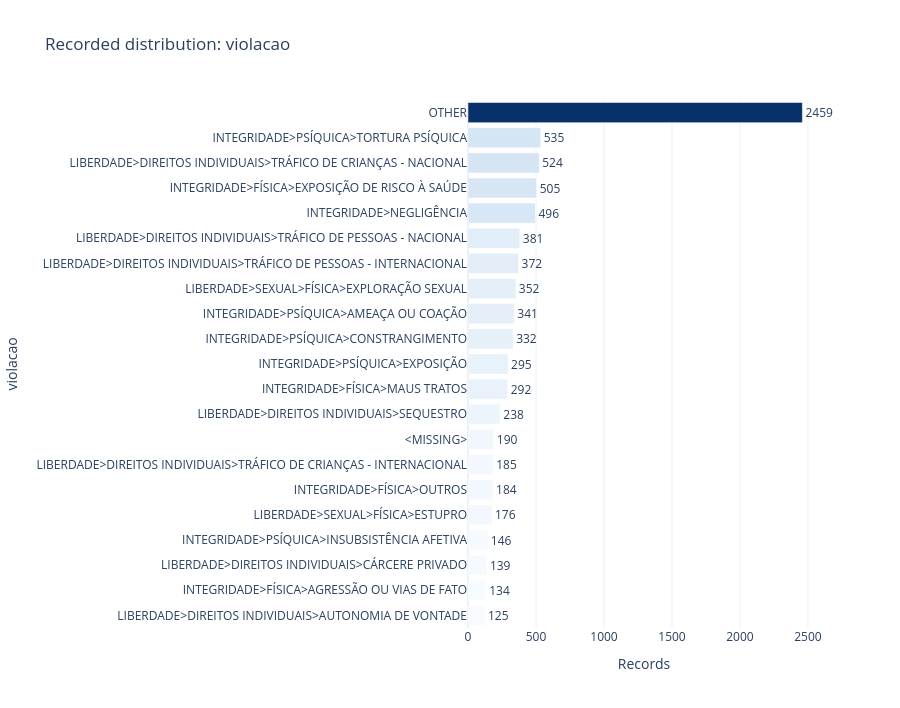
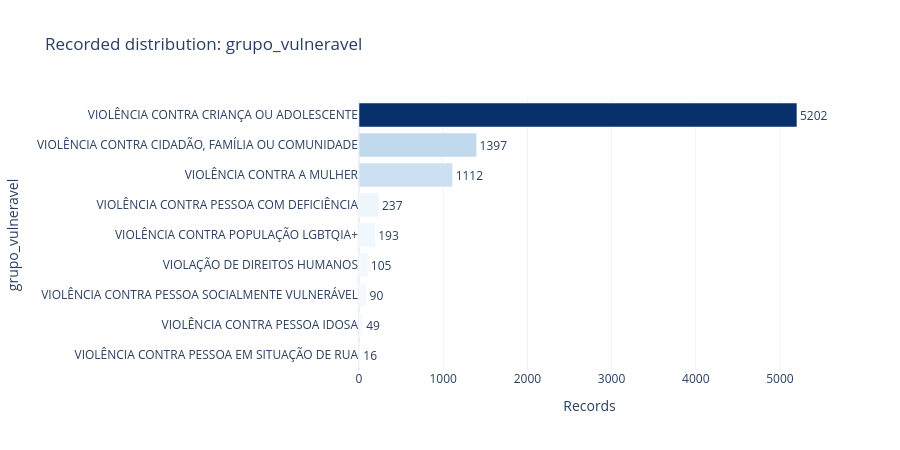
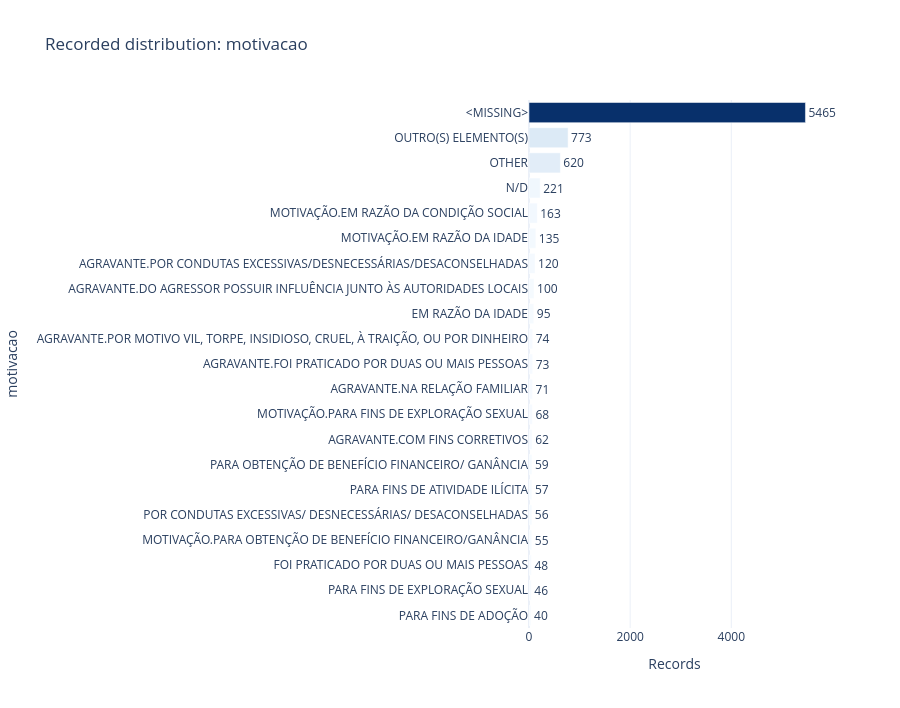

These figures' notebook cell, in order:
### Markdown cell above
## 4.8 Human rights violations and vulnerable groups

`violacao` may be hierarchical or repeated within a complaint. In record mode, the chart describes violation records. In complaint mode, it should be used only if the conflict table confirms that the variable is stable within `hash` or after a documented multi-label aggregation.

### Code cell
OUTCOME_VARIABLES = ["violacao", "grupo_vulneravel", "motivacao"]
outcome_tables = {}
for column in [c for c in OUTCOME_VARIABLES if c in df_analysis.columns]:
    fig, table = plot_frequency(
        df_analysis, column,
        title=f"Recorded distribution: {column}", top_n=TOP_N,
        include_missing=INCLUDE_MISSING_IN_CHARTS
    )
    fig.show()
    save_figure(fig, f"outcome_{column}.html")
    table.to_csv(TABLE_DIR / f"frequency_{column}.csv", index=False, encoding="utf-8-sig")
    outcome_tables[column] = table

### Figure 1 — Plotly figure (JSON) as saved in the notebook; plotly's stock layout.template omitted (floating-point values rounded to 4 significant figures)
{"data": [{"cliponaxis": false, "customdata": [[1.49, 1.52], [1.6, 1.63], [1.65, 1.69], [1.74, 1.78], [2.09, 2.14], [2.19, 2.24], [2.2, 2.25], [2.26, null], [2.83, 2.9], [3.48, 3.56], [3.51, 3.59], [3.95, 4.04], [4.06, 4.15], [4.19, 4.29], [4.43, 4.53], [4.54, 4.64], [5.9, 6.04], [6.01, 6.15], [6.24, 6.38], [6.37, 6.52], [29.28, null]], "hovertemplate": "Records=%{marker.color}<br>violacao=%{y}<br>percent_total=%{customdata[0]}<br>percent_valid=%{customdata[1]}<extra></extra>", "legendgroup": "", "marker": {"color": [125, 134, 139, 146, 176, 184, 185, 190, 238, 292, 295, 332, 341, 352, 372, 381, 496, 505, 524, 535, 2459], "coloraxis": "coloraxis", "pattern": {"shape": ""}}, "name": "", "orientation": "h", "showlegend": false, "text": [125.0, 134.0, 139.0, 146.0, 176.0, 184.0, 185.0, 190.0, 238.0, 292.0, 295.0, 332.0, 341.0, 352.0, 372.0, 381.0, 496.0, 505.0, 524.0, 535.0, 2459.0], "textposition": "outside", "type": "bar", "x": [125, 134, 139, 146, 176, 184, 185, 190, 238, 292, 295, 332, 341, 352, 372, 381, 496, 505, 524, 535, 2459], "xaxis": "x", "y": ["LIBERDADE>DIREITOS INDIVIDUAIS>AUTONOMIA DE VONTADE", "INTEGRIDADE>FÍSICA>AGRESSÃO OU VIAS DE FATO", "LIBERDADE>DIREITOS INDIVIDUAIS>CÁRCERE PRIVADO", "INTEGRIDADE>PSÍQUICA>INSUBSISTÊNCIA AFETIVA", "LIBERDADE>SEXUAL>FÍSICA>ESTUPRO", "INTEGRIDADE>FÍSICA>OUTROS", "LIBERDADE>DIREITOS INDIVIDUAIS>TRÁFICO DE CRIANÇAS - INTERNACIONAL", "<MISSING>", "LIBERDADE>DIREITOS INDIVIDUAIS>SEQUESTRO", "INTEGRIDADE>FÍSICA>MAUS TRATOS", "INTEGRIDADE>PSÍQUICA>EXPOSIÇÃO", "INTEGRIDADE>PSÍQUICA>CONSTRANGIMENTO", "INTEGRIDADE>PSÍQUICA>AMEAÇA OU COAÇÃO", "LIBERDADE>SEXUAL>FÍSICA>EXPLORAÇÃO SEXUAL", "LIBERDADE>DIREITOS INDIVIDUAIS>TRÁFICO DE PESSOAS - INTERNACIONAL", "LIBERDADE>DIREITOS INDIVIDUAIS>TRÁFICO DE PESSOAS - NACIONAL", "INTEGRIDADE>NEGLIGÊNCIA", "INTEGRIDADE>FÍSICA>EXPOSIÇÃO DE RISCO À SAÚDE", "LIBERDADE>DIREITOS INDIVIDUAIS>TRÁFICO DE CRIANÇAS - NACIONAL", "INTEGRIDADE>PSÍQUICA>TORTURA PSÍQUICA", "OTHER"], "yaxis": "y"}], "layout": {"barmode": "relative", "coloraxis": {"autocolorscale": false, "colorbar": {"title": {"text": "Records"}}, "colorscale": [[0, "rgb(247,251,255)"], [0.125, "rgb(222,235,247)"], [0.25, "rgb(198,219,239)"], [0.375, "rgb(158,202,225)"], [0.5, "rgb(107,174,214)"], [0.625, "rgb(66,146,198)"], [0.75, "rgb(33,113,181)"], [0.875, "rgb(8,81,156)"], [1, "rgb(8,48,107)"]], "showscale": false}, "height": 708, "legend": {"tracegroupgap": 0}, "title": {"text": "Recorded distribution: violacao"}, "xaxis": {"anchor": "y", "domain": [0, 1], "title": {"text": "Records"}}, "yaxis": {"anchor": "x", "domain": [0, 1], "title": {"text": "violacao"}}}}

### Figure 2 — Plotly figure (JSON) as saved in the notebook; plotly's stock layout.template omitted (floating-point values rounded to 4 significant figures)
{"data": [{"cliponaxis": false, "customdata": [[0.19, 0.19], [0.58, 0.58], [1.07, 1.07], [1.25, 1.25], [2.3, 2.3], [2.82, 2.82], [13.24, 13.24], [16.63, 16.63], [61.92, 61.92]], "hovertemplate": "Records=%{marker.color}<br>grupo_vulneravel=%{y}<br>percent_total=%{customdata[0]}<br>percent_valid=%{customdata[1]}<extra></extra>", "legendgroup": "", "marker": {"color": [16, 49, 90, 105, 193, 237, 1112, 1397, 5202], "coloraxis": "coloraxis", "pattern": {"shape": ""}}, "name": "", "orientation": "h", "showlegend": false, "text": [16.0, 49.0, 90.0, 105.0, 193.0, 237.0, 1112.0, 1397.0, 5202.0], "textposition": "outside", "type": "bar", "x": [16, 49, 90, 105, 193, 237, 1112, 1397, 5202], "xaxis": "x", "y": ["VIOLÊNCIA CONTRA PESSOA EM SITUAÇÃO DE RUA", "VIOLÊNCIA CONTRA PESSOA IDOSA", "VIOLÊNCIA CONTRA PESSOA SOCIALMENTE VULNERÁVEL", "VIOLAÇÃO DE DIREITOS HUMANOS", "VIOLÊNCIA CONTRA POPULAÇÃO LGBTQIA+", "VIOLÊNCIA CONTRA PESSOA COM DEFICIÊNCIA", "VIOLÊNCIA CONTRA A MULHER", "VIOLÊNCIA CONTRA CIDADÃO, FAMÍLIA OU COMUNIDADE", "VIOLÊNCIA CONTRA CRIANÇA OU ADOLESCENTE"], "yaxis": "y"}], "layout": {"barmode": "relative", "coloraxis": {"autocolorscale": false, "colorbar": {"title": {"text": "Records"}}, "colorscale": [[0, "rgb(247,251,255)"], [0.125, "rgb(222,235,247)"], [0.25, "rgb(198,219,239)"], [0.375, "rgb(158,202,225)"], [0.5, "rgb(107,174,214)"], [0.625, "rgb(66,146,198)"], [0.75, "rgb(33,113,181)"], [0.875, "rgb(8,81,156)"], [1, "rgb(8,48,107)"]], "showscale": false}, "height": 450, "legend": {"tracegroupgap": 0}, "title": {"text": "Recorded distribution: grupo_vulneravel"}, "xaxis": {"anchor": "y", "domain": [0, 1], "title": {"text": "Records"}}, "yaxis": {"anchor": "x", "domain": [0, 1], "title": {"text": "grupo_vulneravel"}}}}

### Figure 3 — Plotly figure (JSON) as saved in the notebook; plotly's stock layout.template omitted (floating-point values rounded to 4 significant figures)
{"data": [{"cliponaxis": false, "customdata": [[0.48, 1.36], [0.55, 1.57], [0.57, 1.63], [0.65, 1.87], [0.67, 1.91], [0.68, 1.94], [0.7, 2.01], [0.74, 2.11], [0.81, 2.32], [0.85, 2.42], [0.87, 2.49], [0.88, 2.52], [1.13, 3.24], [1.19, 3.41], [1.43, 4.09], [1.61, 4.6], [1.94, 5.55], [2.63, 7.53], [7.43, null], [9.2, 26.33], [65.05, null]], "hovertemplate": "Records=%{marker.color}<br>motivacao=%{y}<br>percent_total=%{customdata[0]}<br>percent_valid=%{customdata[1]}<extra></extra>", "legendgroup": "", "marker": {"color": [40, 46, 48, 55, 56, 57, 59, 62, 68, 71, 73, 74, 95, 100, 120, 135, 163, 221, 620, 773, 5465], "coloraxis": "coloraxis", "pattern": {"shape": ""}}, "name": "", "orientation": "h", "showlegend": false, "text": [40.0, 46.0, 48.0, 55.0, 56.0, 57.0, 59.0, 62.0, 68.0, 71.0, 73.0, 74.0, 95.0, 100.0, 120.0, 135.0, 163.0, 221.0, 620.0, 773.0, 5465.0], "textposition": "outside", "type": "bar", "x": [40, 46, 48, 55, 56, 57, 59, 62, 68, 71, 73, 74, 95, 100, 120, 135, 163, 221, 620, 773, 5465], "xaxis": "x", "y": ["PARA FINS DE ADOÇÃO", "PARA FINS DE EXPLORAÇÃO SEXUAL", "FOI PRATICADO POR DUAS OU MAIS PESSOAS", "MOTIVAÇÃO.PARA OBTENÇÃO DE BENEFÍCIO FINANCEIRO/GANÂNCIA", "POR CONDUTAS EXCESSIVAS/ DESNECESSÁRIAS/ DESACONSELHADAS", "PARA FINS DE ATIVIDADE ILÍCITA", "PARA OBTENÇÃO DE BENEFÍCIO FINANCEIRO/ GANÂNCIA", "AGRAVANTE.COM FINS CORRETIVOS", "MOTIVAÇÃO.PARA FINS DE EXPLORAÇÃO SEXUAL", "AGRAVANTE.NA RELAÇÃO FAMILIAR", "AGRAVANTE.FOI PRATICADO POR DUAS OU MAIS PESSOAS", "AGRAVANTE.POR MOTIVO VIL, TORPE, INSIDIOSO, CRUEL, À TRAIÇÃO, OU POR DINHEIRO", "EM RAZÃO DA IDADE", "AGRAVANTE.DO AGRESSOR POSSUIR INFLUÊNCIA JUNTO ÀS AUTORIDADES LOCAIS", "AGRAVANTE.POR CONDUTAS EXCESSIVAS/DESNECESSÁRIAS/DESACONSELHADAS", "MOTIVAÇÃO.EM RAZÃO DA IDADE", "MOTIVAÇÃO.EM RAZÃO DA CONDIÇÃO SOCIAL", "N/D", "OTHER", "OUTRO(S) ELEMENTO(S)", "<MISSING>"], "yaxis": "y"}], "layout": {"barmode": "relative", "coloraxis": {"autocolorscale": false, "colorbar": {"title": {"text": "Records"}}, "colorscale": [[0, "rgb(247,251,255)"], [0.125, "rgb(222,235,247)"], [0.25, "rgb(198,219,239)"], [0.375, "rgb(158,202,225)"], [0.5, "rgb(107,174,214)"], [0.625, "rgb(66,146,198)"], [0.75, "rgb(33,113,181)"], [0.875, "rgb(8,81,156)"], [1, "rgb(8,48,107)"]], "showscale": false}, "height": 708, "legend": {"tracegroupgap": 0}, "title": {"text": "Recorded distribution: motivacao"}, "xaxis": {"anchor": "y", "domain": [0, 1], "title": {"text": "Records"}}, "yaxis": {"anchor": "x", "domain": [0, 1], "title": {"text": "motivacao"}}}}
